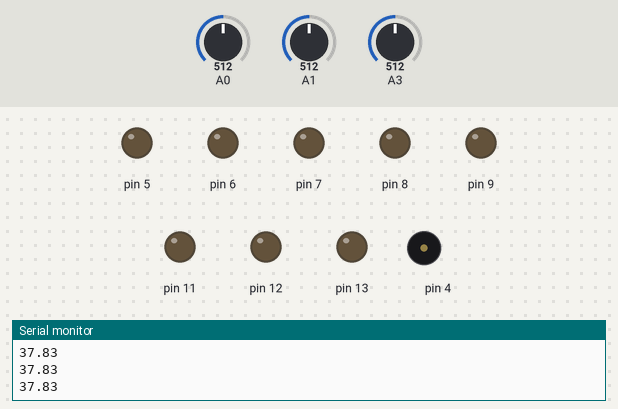
Simulated run of this sketch. Board: Arduino Uno, built with avr-gcc and run on an emulated ATmega328P. On the bench: output pins drawn as LEDs (lit = HIGH), buzzer (waves = sounding), the last lines printed to the serial monitor. The test bench sets the inputs (shaded band); at power-on: A0 = 512, A3 = 512, A1 = 512.

Above: at 1.2 s.
1.3 s: A0 set to 801
2.8 s: A0 set to 830
At 3.3 s:
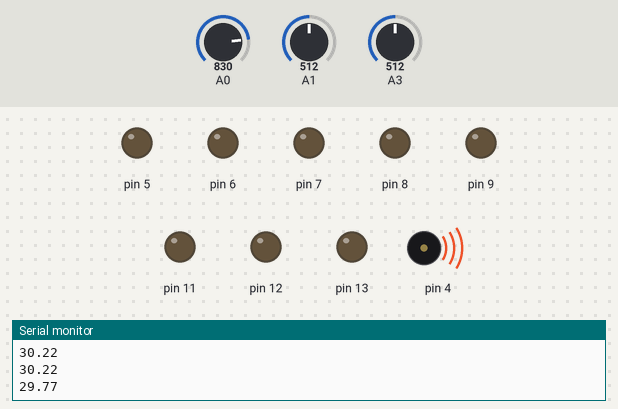
5.8 s: A3 set to 56
8.8 s: A3 set to 47
At 9.3 s:
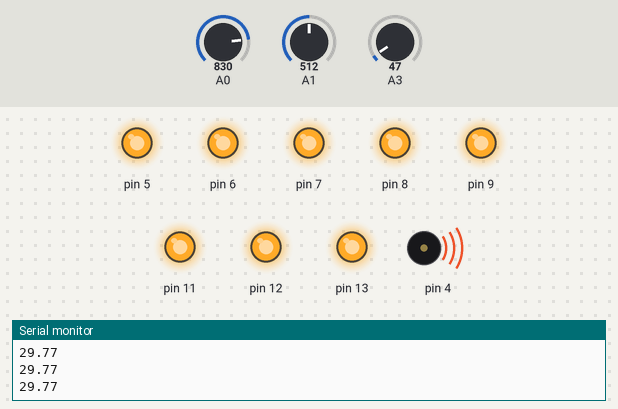
11.8 s: A1 set to 0
At 13.6 s:
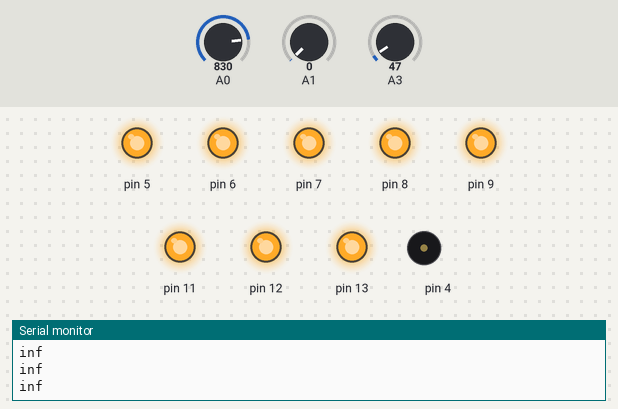
14.7 s: A1 set to 498
16.2 s: A1 set to 517
At 16.7 s:
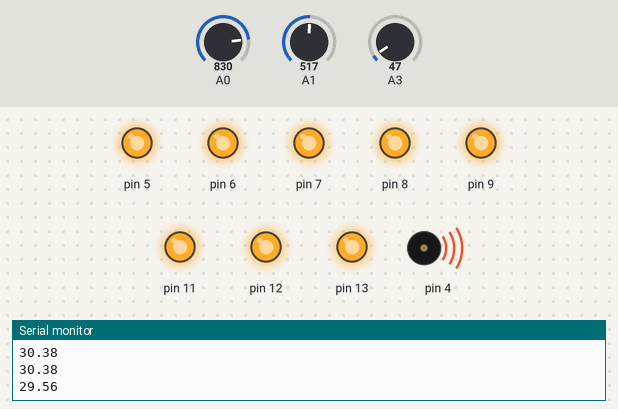
Timing chart, 0 to 20.2 s (numbered marks = the images above; inputs shaded):
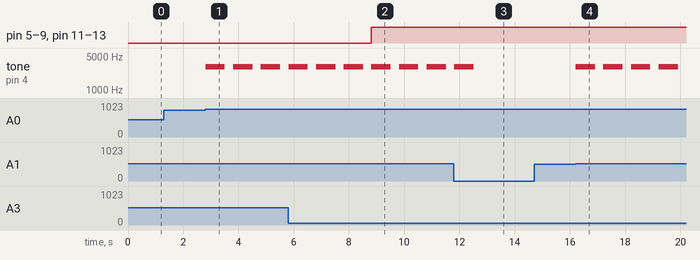

The sketch:

bridge2.ino
```cpp
void setup() {
    Serial.begin(9600);
    pinMode(5, OUTPUT);
    pinMode(6, OUTPUT);
    pinMode(7, OUTPUT);
    pinMode(8, OUTPUT);
    pinMode(9, OUTPUT);
    pinMode(11, OUTPUT);
    pinMode(12, OUTPUT);
    pinMode(13, OUTPUT);
}

void loop() {
    int sensorValue_1, sensorValue_2;
    sensorValue_1 = analogRead(A0);
    sensorValue_2 = analogRead(A1);
    float distance_1 = 12343.85 * pow( sensorValue_1, -1.15);
    float distance_2 = 12343.85 * pow( sensorValue_2, -1.15);


    int value; //Photoresistor value
    value = analogRead(A3);

    if( value <= 50){
        digitalWrite(5,HIGH);
        digitalWrite(6,HIGH);
        digitalWrite(7,HIGH);
        digitalWrite(8,HIGH);
        digitalWrite(9,HIGH);
        digitalWrite(11,HIGH);
        digitalWrite(12,HIGH);
        digitalWrite(13,HIGH);
    }

    else{
        digitalWrite(5,LOW);
        digitalWrite(6,LOW);
        digitalWrite(7,LOW);
        digitalWrite(8,LOW);
        digitalWrite(9,LOW);
        digitalWrite(12,LOW);
        digitalWrite(11,LOW);
        digitalWrite(13,LOW);
    }

    Serial.println((distance_2 + distance_1)*2); //Current distance

    //Buzzer for road blocker
    if((distance_1 + distance_2)*2 <= 50 && (distance_1 + distance_2)*2 >= 46 ){
        tone(4, 1000, 1000);
        delay(2000);
        noTone(4);
    }

    //Buzzer for bridge: rings two times
    if((distance_1 + distance_2)*2 <= 30 && (distance_1 + distance_2)*2 >= 26){
        tone(4, 3000, 700);
        delay(1000);
        noTone(4);

        tone(4, 3000, 700);
        delay(1000);
        noTone(4);
    }
}
```

Measured:
- the behaviour switches between 814 and 815 on A0 (found by bisection; images 0 and 1)
- the behaviour switches between 51 and 50 on A3 (found by bisection; images 1 and 2)
- the behaviour switches between 506 and 507 on A1 (found by bisection; images 3 and 4)
- after the input at 2.8 s, tone on pin 4: alternates 3000 Hz for 0.70 s and silent for 0.30 s, starting at once
- after the input at 8.8 s, pin 5–9, pin 11–13: LOW → HIGH at once
- after the input at 11.8 s, tone on pin 4: goes on until 12.5 s, then stays silent
- after the input at 16.2 s, tone on pin 4: alternates 3000 Hz for 0.70 s and silent for 0.30 s, starting at once
